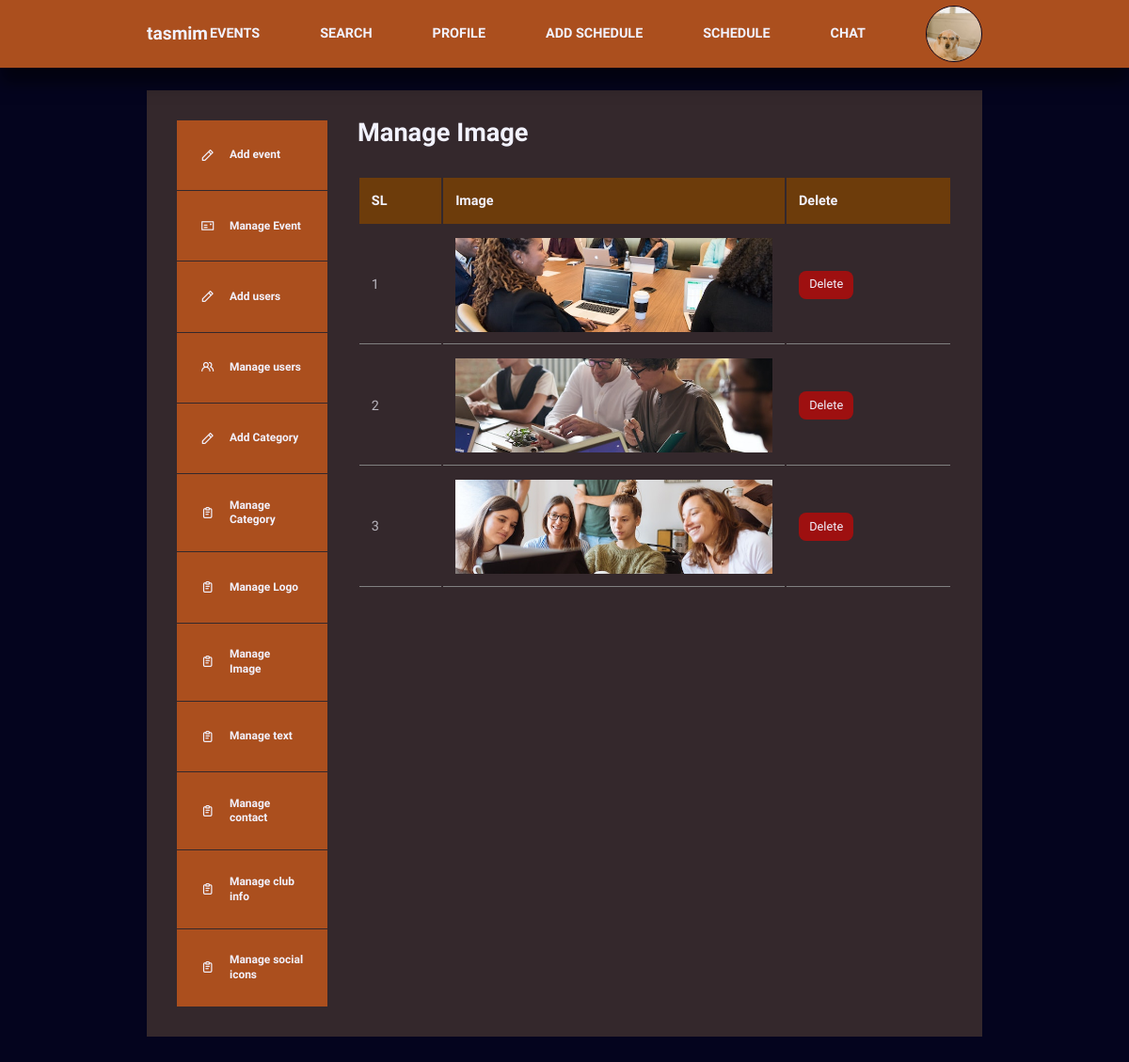
The app's page /dashboard_image.php (signed in) with its own data.
### tables this page shows
CREATE TABLE `users` (
  `id` int(11) NOT NULL,
  `name` varchar(255) NOT NULL,
  `email` varchar(255) NOT NULL,
  `phone` bigint(255) NOT NULL,
  `password` varchar(255) NOT NULL,
  `user_type` varchar(255) NOT NULL,
  `photo` varchar(255) NOT NULL
);

CREATE TABLE `image` (
  `id` int(11) NOT NULL,
  `image` varchar(255) NOT NULL
);

### dashboard_image.php (the view, shortened to what this page needs)
<?php
require 'header_one.php';
require 'db.php';
$select_image = "SELECT * FROM image";
$select_image_res = mysqli_query($db_connection, $select_image);
?>
<section class="dashboard">
    <div class="container dashboard__container">
        <aside>
            <ul>
            <li><a href="add_events.php"><i class="uil uil-pen"></i>
                        <h5>Add event</h5>
                    </a></li>
                <li><a href="dashboard_events.php"><i class="uil uil-postcard"></i>
                        <h5>Manage Event</h5>
                    </a></li>
                <li><a href="add_user.php"><i class="uil uil-pen"></i>
                        <h5>Add users</h5>
                    </a></li>
                <li><a href="dashboard_user.php"><i class="uil uil-users-alt"></i>
                        <h5>Manage users</h5>
                    </a></li>
                <li><a href="add_category.php"><i class="uil uil-pen"></i>
                        <h5>Add Category</h5>
                    </a></li>
                <li><a href="dashboard_category.php"><i class="uil uil-clipboard-notes"></i>
                        <h5>Manage Category</h5>
                    </a></li>
                <li><a href="dashboard_logo.php"><i class="uil uil-clipboard-notes"></i>
                        <h5>Manage Logo</h5>
                    </a></li>
                    <li><a href="dashboard_image.php"><i class="uil uil-clipboard-notes"></i>
                        <h5>Manage Image</h5>
                    </a></li>
                    <li><a href="dashboard_text.php"><i class="uil uil-clipboard-notes"></i>
                        <h5>Manage text</h5>
                    </a></li>
                    <li><a href="dashboard_about.php"><i class="uil uil-clipboard-notes"></i>
                        <h5>Manage contact</h5>
                    </a></li>
                    <li><a href="about-club_dashboard.php"><i class="uil uil-clipboard-notes"></i>
                        <h5>Manage club info</h5>
                    </a></li>
                <li><a href="dashboard_social.php"><i class="uil uil-clipboard-notes"></i>
                        <h5>Manage social icons</h5>
                    </a></li>
            </ul>
        </aside>
        <main>
            <h2>Manage Image</h2>
            <table>
                <thead>
                    <tr>
                        <th>SL</th>
                        <th>Image</th>
                        <th>Delete</th>
                    </tr>
                </thead>
                <tbody>
                <?php foreach ($select_image_res as $key => $image) { ?>
                    <tr>
                        <td><?=$key+1?></td>
                        <td><img width="100px" height="100px" src="./uploads/image/<?=$image['image']?>" alt=""></td>
                        <td><a href="delete_image.php?id=<?=$image['id']?>" class="btn danger">Delete</a></td>
                    </tr>
                    <?php } ?>
                </tbody>
            </table>
        </main>
    </div>
</section>

### header_one.php (shortened to what this page needs)
<?php
require 'db.php';
$profile_id = $_SESSION['id'];
$select_loggedin_user = "SELECT * FROM users WHERE id=$profile_id";
$select_loggedin_user_result = mysqli_query($db_connection,$select_loggedin_user);
$select_loggedin_user_result_after_assoc = mysqli_fetch_assoc($select_loggedin_user_result);
?>
<!DOCTYPE html>
<html lang="en">
<head>
    <link rel="stylesheet" href="./style2.css">
    <link rel="stylesheet" href="https://unicons.iconscout.com/release/v4.0.0/css/line.css">
</head>
<body>
 <nav>
    <div class="container nav__container">
        <a href="index.html" class="nav__logo"><?=$select_loggedin_user_result_after_assoc['name']?></a>
        <ul class="nav__items">
            <li><a href="events.php"><b>EVENTS</b></a></li>
            <li><a href="user_search.php"><b>SEARCH</b></a></li>
            <li><a href="user_profile.php"><b>PROFILE</b></a></li>
            <li><a href="schedule_form.php"><b>ADD SCHEDULE</b></a></li>
            <li><a href="schedule_dashboard.php"><b>SCHEDULE</b></a></li>
            <li><a href="chat.php?id=<?=$profile_id?>"><b>CHAT</b></a></li>
            <li class="nav__profile">
                <div class="avater">
                <?php
                    if($select_loggedin_user_result_after_assoc['photo']==null){?>
                    <img src="./images/photo.jpg">
                    <?php }else{?>
                        <img width="60px" height="60px"  src="./uploads/profile_pic/<?=$select_loggedin_user_result_after_assoc['photo'] ?>" alt="">
                    <?php }?>
                </div>
            </li>
        </ul>
    </div>
</nav>

### style2.css (style rules this page uses)
:root { --color-primary:#ab4f1e; --color-primary-light:hsl(21, 79%, 19%); --color-red:rgb(158, 16, 16); --color-red-light:hsla(4, 78%, 49%, 0.433); --color-green:#00c476; --color-green-light:rgba(223, 123, 36, 0.15); --color-gray-900:#34282C; --color-gray-700:#6d3c0b; --color-gray-300:rgba(242,242,254,0.3); --color-gray-200:rgba(242,242,254,0.7); --color-white:#f2f2fe; --color-bg:#04041e; --border:#C19A6B; --danger:#f44d16; --transition:all 1000ms ease; --container-width-lg:74%; --container-width-md:88%; --form-width:40%; --card-border-radius-1:0.3rem; --card-border-radius-2:0.5rem; --card-border-radius-3:0.8rem; --card-border-radius-4:2rem; --card-border-radius-5:5rem; }
* { margin: 0; padding: 0; outline: 0; border: 0; appearance: 0; list-style: none; text-decoration: none; box-sizing: border-box; }
body { font-family: 'Montserrat Alternates', sans-serif; line-height: 1.6; color: var(--color-gray-200); overflow-x: hidden; background: var(--color-bg); font-size: 0.9rem; }
.container { width: var(--container-width-lg); max-width: 1800px; margin-inline: auto; }
section { margin-top: 3rem; width: 100vw; }
h1,h2,h3,h4,h5 { color: var(--color-white); line-height: 1.3; }
h2 { font-size: 1.7rem; margin: 1rem 0; }
a { color: var(--color-white); transition: var(--transition); }
img { display: block; width: 100%; object-fit: cover; }
nav { background: var(--color-primary); width: 100vw; height: 4.5rem; position: fixed; top: 0; z-index: 10; box-shadow: 0 1rem 1rem rgb(0, 0, 0,0.5); }
.nav__container { height: 100%; display: flex; align-items: center; justify-content: space-between; }
.avater { width:60px; aspect-ratio: 1/1; border-radius: 50%; overflow: hidden; border: 0.1rem solid var(--color-bg); }
.nav__logo { font-weight: 600; font-size: 1.2rem; }
.nav__items { display: flex; align-items: center; gap: 4rem; }
.nav__profile { position: relative; cursor: pointer; }
.btn { display: inline-block; width: fit-content;padding: 0.6rem 1.2rem; background: var(--color-primary); border-radius: var(--card-border-radius-2); cursor: pointer; transition: var(--transition); color: var(--color-white); }
.btn.danger { background: var(--color-red); padding: 0.3rem 0.7rem; font-size: 0.8rem; }
.dashboard { margin-top: 6rem; }
.dashboard__container { display: grid; grid-template-columns: 10rem auto; gap: 1rem; background: var(--color-gray-900); padding: 2rem; margin-bottom: 5rem; }
.dashboard aside a { background: var(--color-primary); display: flex; gap: 1rem; align-items: center; padding: 1.6rem; }
.dashboard aside ul li:not(:last-child) a { border-bottom: 1px solid var(--color-gray-900); }
.dashboard main { margin-left: 1rem; }
.dashboard main h2 { margin: 0 0 2rem 0; line-height: 1; }
.dashboard main table { width: 100%; text-align: left; }
.dashboard main table th { background: var(--color-gray-700); padding: 0.8rem; color: var(--color-white); }
.dashboard main table td { padding: 0.8rem; border-bottom: 1px solid gray; }

### records on screen
users: name "tasmim", photo (picture)
image: image (picture)
image: image (picture)
image: image (picture)
